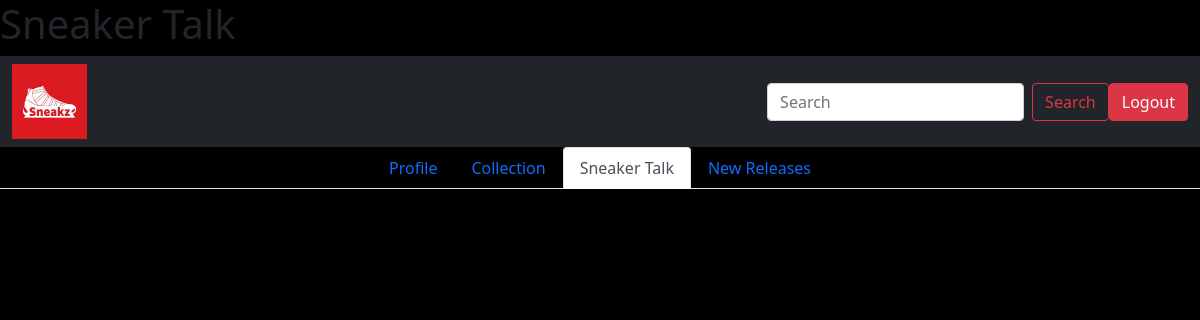
Before: / with the older database file.
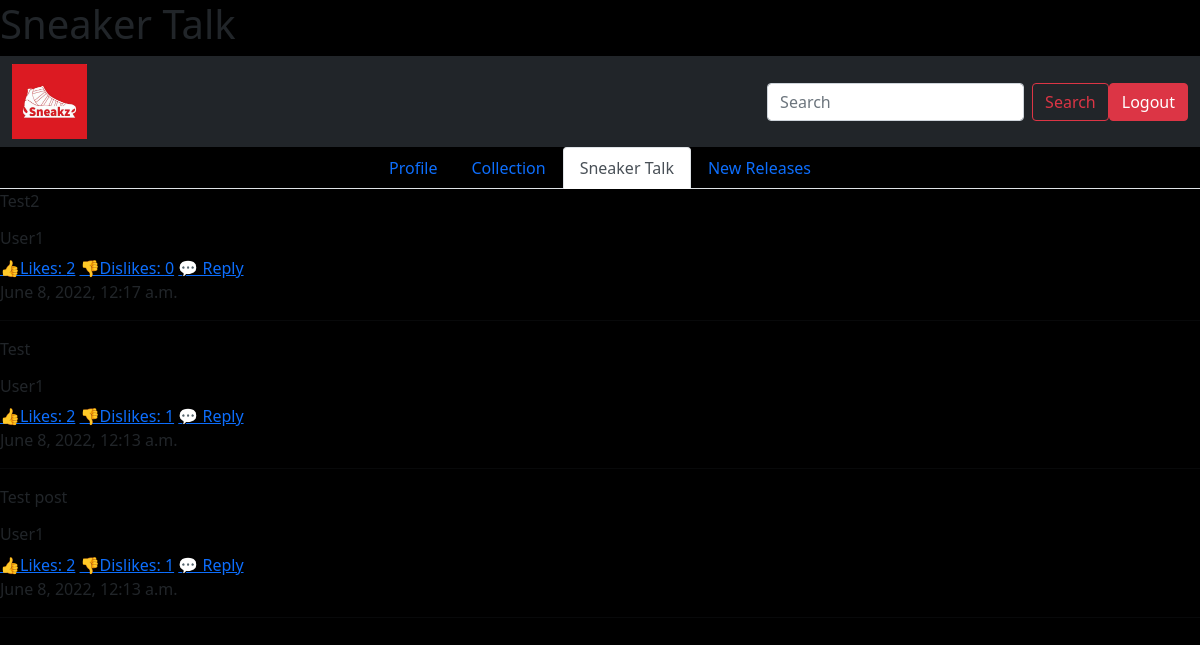
After: the same page with the newer database file.
### Posts_app/models.py (models this page shows, shortened)
class Post(models.Model):
    text = models.CharField(max_length=200)
    user = models.ForeignKey(User, on_delete=models.CASCADE, related_name='posts')
    likes = models.IntegerField(default=0)
    dislikes = models.IntegerField(default=0)
    published_date = models.DateTimeField(auto_now_add=True)

### Posts_app/views.py (the view)
# urls.py: path('', views.index, name='index'),
def index(request):
    posts = Post.objects.all().order_by('-published_date')[:100]
    return render(request, 'Posts_app/index.html', {
        'posts': posts,
        'form': NewPostForm()
    })

### Posts_app/forms.py
class NewPostForm(forms.Form):
    text = forms.CharField(label='Message', max_length=200)

### Posts_app/templates/Posts_app/index.html (shortened to what this page needs)
<!DOCTYPE html>
<html lang="en">
<head>
    <link href="https://cdn.jsdelivr.net/npm/bootstrap@5.1.3/dist/css/bootstrap.min.css" rel="stylesheet">
    <link rel="stylesheet" href="styles.css" />
</head>
<body>
    <h1>Sneaker Talk</h1>
    <nav class="navbar navbar-dark bg-dark">
        <div class="container-fluid">
            <img src="Logo.JPG" alt="Sneakz Logo" width="75" height="75">
            <form class="d-flex">
                <input class="form-control me-2" type="search" placeholder="Search" aria-label="Search">
                <button class="btn btn-outline-danger" type="submit">Search</button>
                <a class="btn btn-danger" href="{%url 'logout'%}" role="button">Logout</a>
            </form>
        </div>
    </nav>
    <ul class="nav nav-tabs justify-content-center">
        <li class="nav-item">
          <a class="nav-link"  href="{%url 'profile'%}" role="button">Profile</a>
        </li>
        <li class="nav-item">
          <a class="nav-link" href="{%url 'collection'%}" role="button">Collection</a>
        </li>
        <li class="nav-item">
          <a class="nav-link active" aria-current="page" href="{%url 'index'%}" role="button">Sneaker Talk</a>
        </li>
        <li class="nav-item">
          <a class="nav-link"  href="#" role="button">New Releases</a>
        </li>
    </ul>
    {% for post in posts %}
       <div>
            <p>{{post.text}}</p>
            <h6>{{post.user}}</h6>
            <a href="{%url 'like' post.id %}">👍Likes: {{post.likes}}</a>
            <a href="{%url 'dislike' post.id %}">👎Dislikes: {{post.dislikes}}</a>
            <a href="{%url 'detail' post.id %}">💬 Reply</a>
            <p>{{post.published_date}}</p>
       </div>
       <hr>
    {% endfor %}
</body>
</html>

### Users_app/templates/Users_app/styles.css (style rules this page uses)
body { background-color: black; }

Changed rows visible on the page:
added Post: text "Test2", user "User1", likes "2", dislikes "0", published_date "June 8, 2022, 12:17 a.m."
added Post: text "Test", user "User1", likes "2", dislikes "1", published_date "June 8, 2022, 12:13 a.m."
added Post: text "Test post", user "User1", likes "2", dislikes "1", published_date "June 8, 2022, 12:13 a.m."
